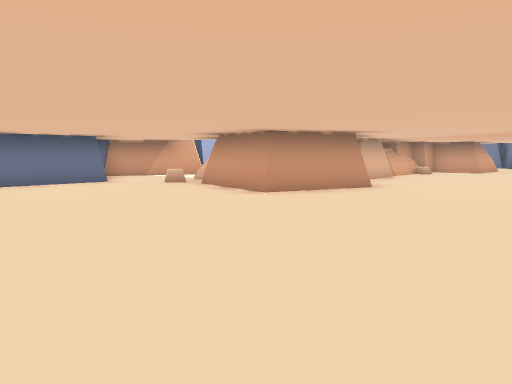
[1] (above)

16 first-person views from a walk through a Unity game level. The camera is 1.3 m above the floor, tilts 6° down and sees 70° across. The floor is counted in squares, 2 m on a side. Each view is taken from the middle of a square. On the plan, view 1 faces up. The plan holds only what a view shows up to about 11 squares ahead; the rest is blank. The place goes on beyond the plan.

[2]
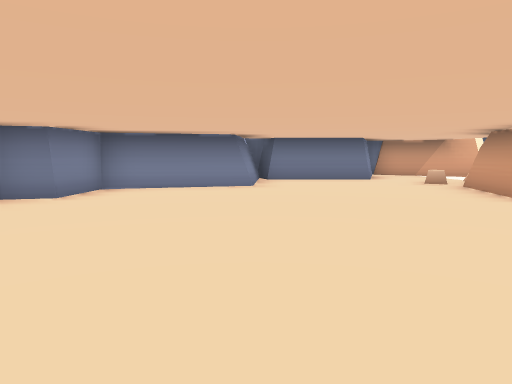

[3]
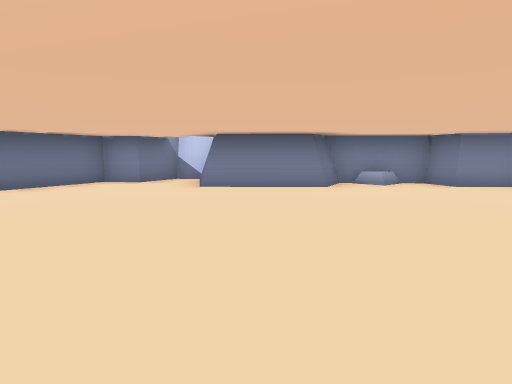

[4]
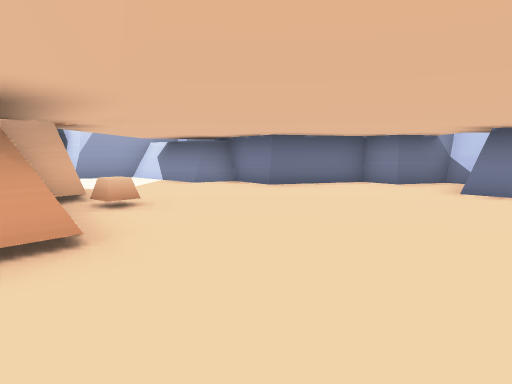

[5]
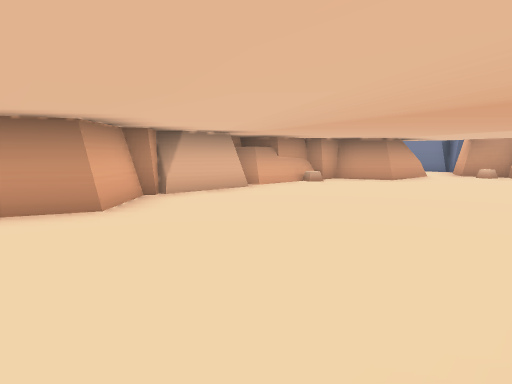

[6]
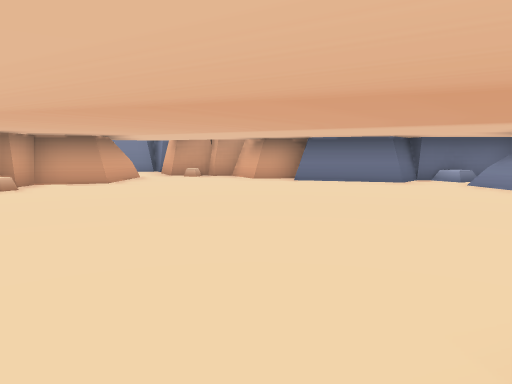

[7]
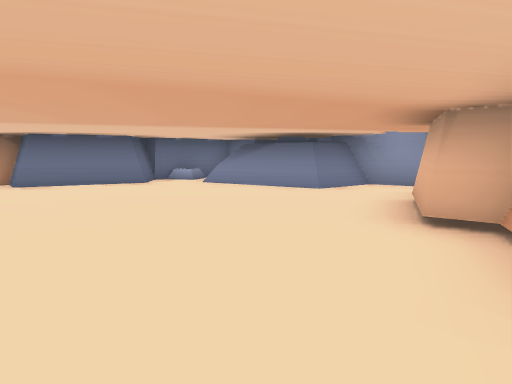

[8]
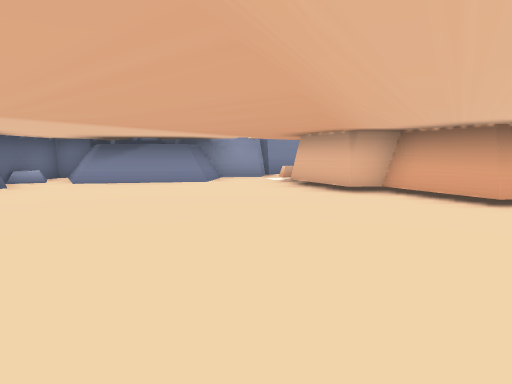

[9]
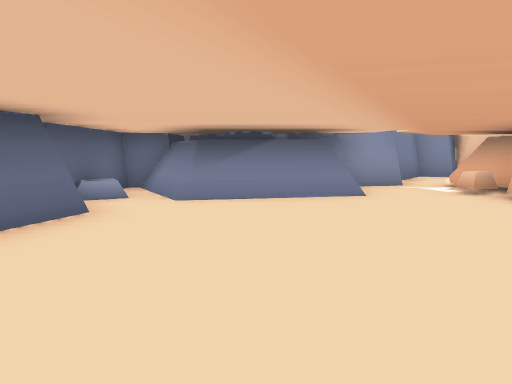

[10]
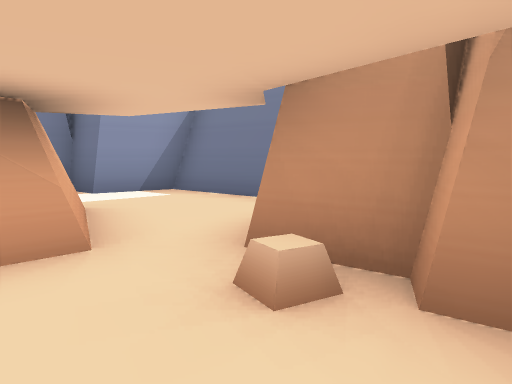

[11]
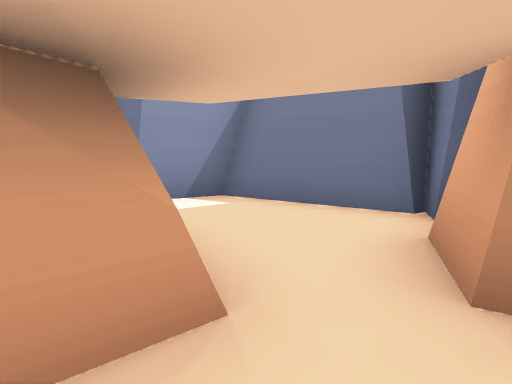

[12]
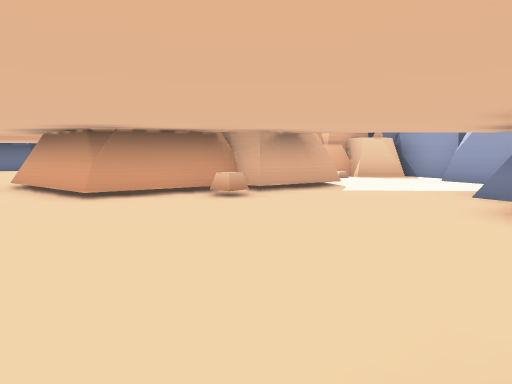

[13]
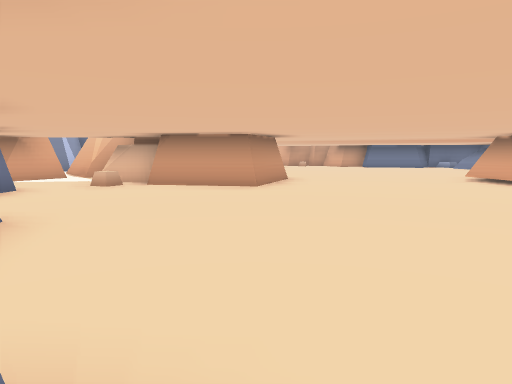

[14]
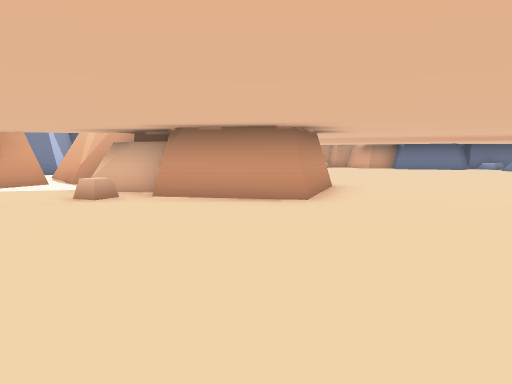

[15]
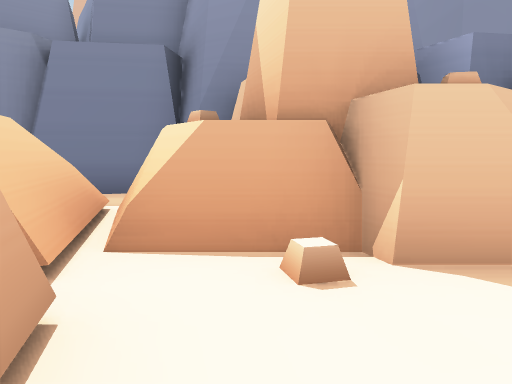

[16]
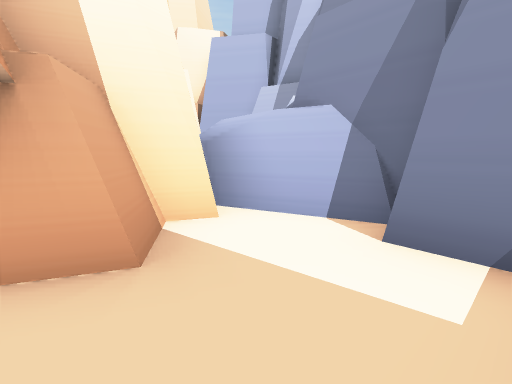

### Floor plan
Key: @ floor where view 1 was taken; # wall or solid block; . floor; = window, fence, low wall or low ledge.
Columns run from 6 left of view 1 to 14 right of it. Each row starts with its distance up from view 1.
 18             #####
 17            ###..##
 16            #.....#
 15           #####..#
 14            ####.##
 13      #     ####.###
 12    ####   ##......#
 11  ###..#  ##......##
 10   ...## ##........#
  9   #..#  #.........#
  8  ##.=####.........###
  7  #....###...........#
  6  #.................##
  5  #................###
  4 ##...............##
  3 #..........####...#
  2 ##........##  ##=.#
  1  .........##   ##.#
  0  #....@...##   ##.#
 -1  ###.......# ####.#
 -2    ##......###.##.#
 -3     ...........####
 -4    ###.##......#
 -5      ######....#
 -6           ######

Where each view was taken, in squares from view 1:
view 1: 0 up, 0 right, facing up
view 2: 0 up, 1 right, facing up-left
view 3: 4 up, 3 right, facing down-left
view 4: 4 up, 2 right, facing down
view 5: 3 up, 4 right, facing up
view 6: 4 up, 4 right, facing up-right
view 7: 5 up, 4 right, facing right
view 8: 9 up, 4 right, facing down-right
view 9: 9 up, 8 right, facing down-right
view 10: 11 up, 10 right, facing up
view 11: 12 up, 9 right, facing up
view 12: 1 down, 2 left, facing right
view 13: 1 up, 5 left, facing up-right
view 14: 3 up, 4 left, facing up-right
view 15: 3 down, 6 right, facing right
view 16: 16 up, 10 right, facing left
